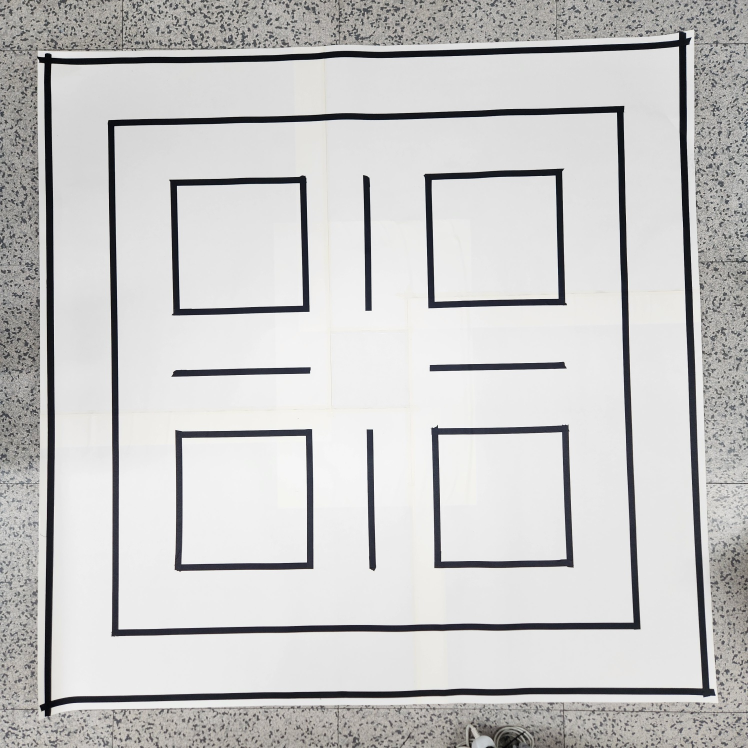
#> input picture 0329보고용/KakaoTalk_20240405_154736169.jpg, 1496 x 1496 px (shown at 1/2 size)
$ python -i third_try.py   (imports and definitions only)
#> lines starting #> are read from the running program, lines starting #| are printed output that depends on the picture; after the words box and inside, x2 and y2 are one past the last pixel; in counts of white or black regions, pixels touching at a corner belong together
from flask import Flask, send_from_directory, jsonify, request, render_template
import os
import cv2
import numpy as np
from PIL import Image
import networkx as nx
import math
from skimage.measure import approximate_polygon
import matplotlib.pyplot as plt
import matplotlib.colors as mcolors

# [1 line not run here, left out]

# HTML 페이지를 제공하는 라우트
# [4 lines that did not run here, left out]

# [4 lines that did not run here, left out]

# 좌표를 받아 처리하는 라우트
# [11 lines that did not run here, left out]

def capture_and_save_image(filename='map.png', camera_index=0):
    # USB 카메라 연결 (1은 첫 번째 연결된 USB 카메라를 의미합니다. 필요에 따라 변경 가능)
    cap = cv2.VideoCapture(camera_index)

    if not cap.isOpened():
        print("카메라를 열 수 없습니다.")
        return
    else:
        # 비디오 캡처 속성 설정 (예시)
        cap.set(cv2.CAP_PROP_FRAME_WIDTH, 640)
        cap.set(cv2.CAP_PROP_FRAME_HEIGHT, 480)

    # 카메라에서 사진 한 장을 읽음
    ret, img = cap.read()

    # 사진을 정상적으로 읽었다면 저장
    if ret:
        cv2.imwrite(filename, img)
        print(f"{filename}으로 사진이 저장되었습니다.")
    else:
        print("사진을 찍는 데 실패했습니다.")

    # 카메라 연결 해제
    cap.release()

def calculate_angle_with_horizontal(cx, cy, fx, fy):
    """
    수평선과 (cx, cy)에서 (fx, fy)로 이어지는 선 사이의 각도를 계산합니다.
    """
    dx = fx - cx
    dy = fy - cy
    angle_radians = math.atan2(dy, dx)
    angle_degrees = math.degrees(angle_radians)
    return angle_degrees

def find_direction_and_adjust_angle(image_path):
#> called with image_path = 'KakaoTalk_20240405_154736169.jpg'
    img = cv2.imread(image_path)
#> img is the input picture: shape (1496, 1496, 3); mean B, G, R 197.5, 197.8, 198.2
    hsv = cv2.cvtColor(img, cv2.COLOR_BGR2HSV)
#> hsv: shape (1496, 1496, 3); mean H, S, V 23.9, 7.4, 199.1

    # 빨간색의 HSV 범위 정의
    lower_red1 = np.array([0, 50, 50])
    upper_red1 = np.array([10, 255, 255])
    lower_red2 = np.array([170, 50, 50])
    upper_red2 = np.array([180, 255, 255])

    # 빨간색 영역 추출
    mask = cv2.inRange(hsv, lower_red1, upper_red1) | cv2.inRange(hsv, lower_red2, upper_red2)
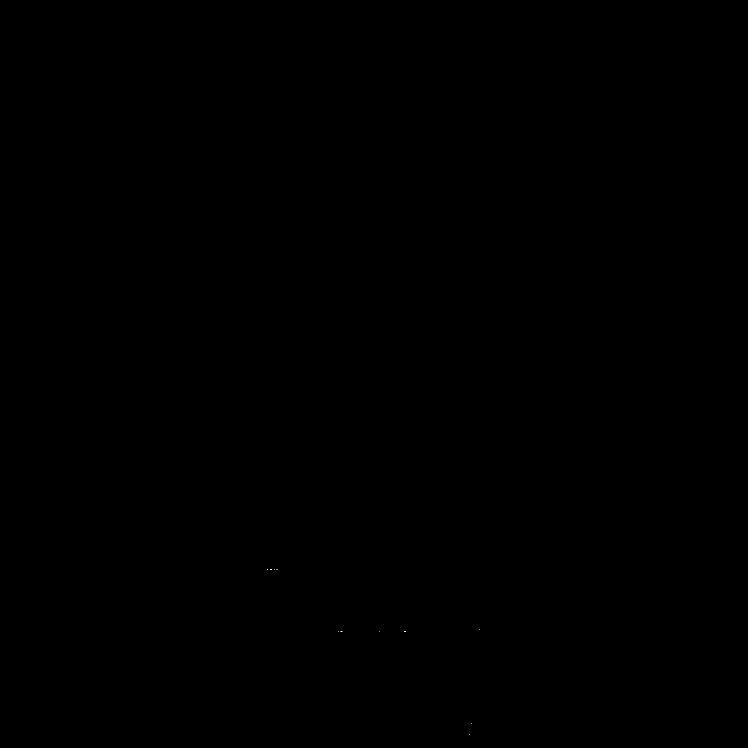
#> mask: shape (1496, 1496) (shown at 1/2 size); 0% white in thin lines or dots, all inside (x1, y1, x2, y2) = (534, 1138, 959, 1469)

    # 컨투어 찾기
    contours, _ = cv2.findContours(mask, cv2.RETR_EXTERNAL, cv2.CHAIN_APPROX_SIMPLE)
#> contours = 12 contours, all with area under 20

    path_process = []

    for contour in contours:
        if cv2.contourArea(contour) < 500:  # 너무 작은 객체는 무시
            continue

        # 객체의 중심점 계산
        M = cv2.moments(contour)
        if M["m00"] != 0:
            cX = int(M["m10"] / M["m00"])
            cY = int(M["m01"] / M["m00"])
        else:
            continue  # 중심점을 구할 수 없는 경우는 무시

        # 가장 먼 점 찾기
        extLeft = tuple(contour[contour[:, :, 0].argmin()][0])
        extRight = tuple(contour[contour[:, :, 0].argmax()][0])
        extTop = tuple(contour[contour[:, :, 1].argmin()][0])
        extBot = tuple(contour[contour[:, :, 1].argmax()][0])

        distances = [((extLeft[0]-cX)**2 + (extLeft[1]-cY)**2, extLeft),
                     ((extRight[0]-cX)**2 + (extRight[1]-cY)**2, extRight),
                     ((extTop[0]-cX)**2 + (extTop[1]-cY)**2, extTop),
                     ((extBot[0]-cX)**2 + (extBot[1]-cY)**2, extBot)]

        farthest_point = max(distances, key=lambda x: x[0])[1]

        # 중심점과 가장 먼 점 사이의 각도 계산
        angle = calculate_angle_with_horizontal(cX, cY, farthest_point[0], farthest_point[1])

        # 각도 조정. 여기서는 0도 방향이 수평 오른쪽이라 가정합니다.
        # 물방울의 뾰족한 부분이 정확히 오른쪽을 향하게 하려면, 그 각도에서
        adjustment_angle = -angle

        # 결과 저장
        path_process.append((cX, cY, adjustment_angle))

        red_mask = cv2.inRange(hsv, lower_red1, upper_red1) | cv2.inRange(hsv, lower_red2, upper_red2)
        img[(red_mask != 0)] = [255, 255, 255]

        # 이미지 저장
        cv2.imwrite('/content/map_delet_red.png', img)
#> this loop made 12 passes
#> contour on passes 1 to 12: [[939, 1468]], [[943, 1446]], [[808, 1262], [811, 1262]], [[759, 1262]], [[681, 1262], [684, 1262]], [[677, 1262]], [[958, 1259]], [[554, 1138]], [[552, 1138]], [[548, 1138]], [[540, 1138], [543, 1138]], [[534, 1138], [535, 1138]]
#> after the loop, path_process = []

    # 모든 물방울에 대한 중심점과 조정 각도 정보가 담긴 리스트 반환
    return path_process

# [108 lines left out: functions calculate_angle_and_distance, get_command, navigate_path, find_and_draw_path, not called in this run]


# [2 lines not run here, left out]
    #host를 ipv4 address로 바꿀것

>>> result = find_direction_and_adjust_angle('KakaoTalk_20240405_154736169.jpg')
#> result = []
